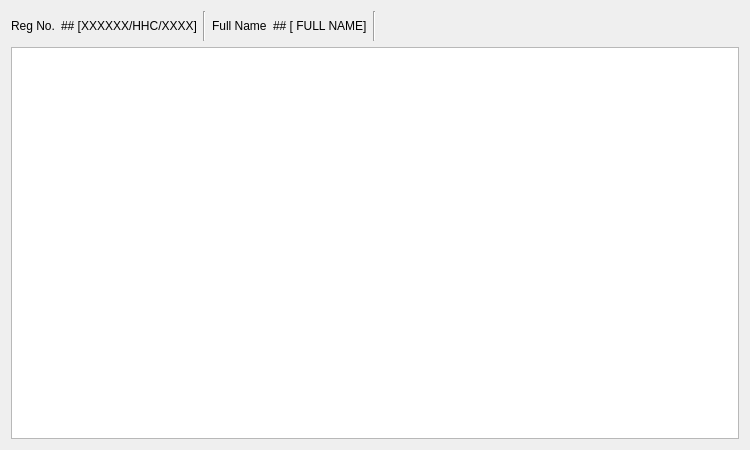
<?xml version="1.0" encoding="UTF-8"?>
<ui version="4.0">
 <class>DialogViewVisits</class>
 <widget class="QDialog" name="DialogViewVisits">
  <property name="geometry">
   <rect>
    <x>0</x>
    <y>0</y>
    <width>750</width>
    <height>450</height>
   </rect>
  </property>
  <property name="windowTitle">
   <string>Dialog</string>
  </property>
  <layout class="QGridLayout" name="gridLayout">
   <item row="0" column="0">
    <layout class="QVBoxLayout" name="verticalLayout">
     <item>
      <layout class="QHBoxLayout" name="info_layout">
       <item>
        <widget class="QLabel" name="lbl_reg_no">
         <property name="minimumSize">
          <size>
           <width>0</width>
           <height>30</height>
          </size>
         </property>
         <property name="maximumSize">
          <size>
           <width>16777215</width>
           <height>30</height>
          </size>
         </property>
         <property name="text">
          <string>Reg No.</string>
         </property>
         <property name="textFormat">
          <enum>Qt::MarkdownText</enum>
         </property>
        </widget>
       </item>
       <item>
        <widget class="QLabel" name="lbl_txt_reg_no">
         <property name="minimumSize">
          <size>
           <width>0</width>
           <height>30</height>
          </size>
         </property>
         <property name="maximumSize">
          <size>
           <width>16777215</width>
           <height>30</height>
          </size>
         </property>
         <property name="text">
          <string>## [XXXXXX/HHC/XXXX]</string>
         </property>
         <property name="textFormat">
          <enum>Qt::MarkdownText</enum>
         </property>
        </widget>
       </item>
       <item>
        <widget class="Line" name="line">
         <property name="orientation">
          <enum>Qt::Vertical</enum>
         </property>
        </widget>
       </item>
       <item>
        <widget class="QLabel" name="lbl_name">
         <property name="minimumSize">
          <size>
           <width>0</width>
           <height>30</height>
          </size>
         </property>
         <property name="maximumSize">
          <size>
           <width>16777215</width>
           <height>30</height>
          </size>
         </property>
         <property name="text">
          <string>Full Name</string>
         </property>
         <property name="textFormat">
          <enum>Qt::MarkdownText</enum>
         </property>
        </widget>
       </item>
       <item>
        <widget class="QLabel" name="lbl_txt_name">
         <property name="minimumSize">
          <size>
           <width>0</width>
           <height>30</height>
          </size>
         </property>
         <property name="maximumSize">
          <size>
           <width>16777215</width>
           <height>30</height>
          </size>
         </property>
         <property name="text">
          <string>## [ FULL NAME]</string>
         </property>
         <property name="textFormat">
          <enum>Qt::MarkdownText</enum>
         </property>
        </widget>
       </item>
       <item>
        <widget class="Line" name="line_2">
         <property name="orientation">
          <enum>Qt::Vertical</enum>
         </property>
        </widget>
       </item>
       <item>
        <spacer name="horizontalSpacer">
         <property name="orientation">
          <enum>Qt::Horizontal</enum>
         </property>
         <property name="sizeHint" stdset="0">
          <size>
           <width>40</width>
           <height>20</height>
          </size>
         </property>
        </spacer>
       </item>
      </layout>
     </item>
     <item>
      <widget class="QTableView" name="tableView"/>
     </item>
    </layout>
   </item>
  </layout>
 </widget>
 <resources/>
 <connections/>
</ui>
